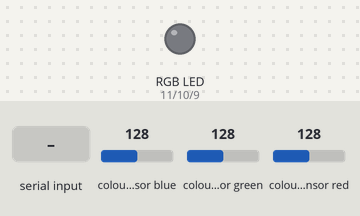
Bench run of a sketch on a simulated Arduino Uno, built with avr-gcc and run on an emulated ATmega328P. Shown: an RGB LED mixed from three pins (HIGH = lit). The inputs (shaded band) are chosen by the test bench; at power-on: colour sensor blue 128, colour sensor green 128, colour sensor red 128. Dim RGB values are drawn brighter than linear; what the sketch prints to the serial monitor is not drawn.

Above: at 1.2 s.
1.3 s: "1" received over the second serial link
At 2.3 s:
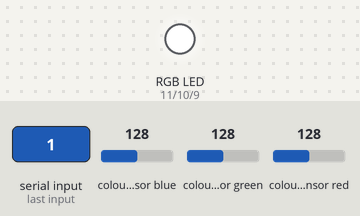
2.8 s: "2" received over the second serial link
At 3.1 s:
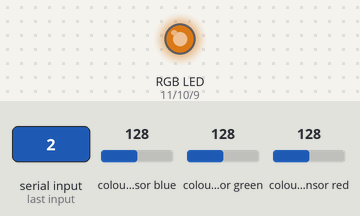
4.3 s: "3" received over the second serial link
At 5.2 s:
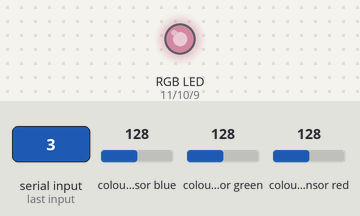
5.8 s: "1" received over the second serial link
At 7.2 s:
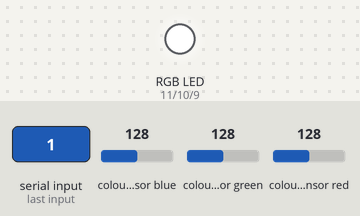
Timing chart, 0 to 8.3 s (numbered marks = the images above; inputs shaded):
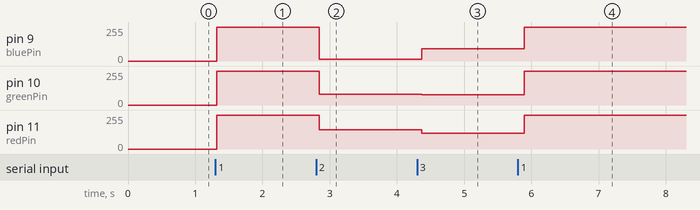

The sketch:

Smart_Mirror_Light.ino
```cpp
// (licence header left out)
// Include library for RGB-sensor
#include "Adafruit_TCS34725.h"

// Include library for Bluetooth module
#include <SoftwareSerial.h>

// Define TX and RX pins of the Bluetooth module
SoftwareSerial BT(2, 3);

// Initialise RGB-sensor with specific integration time and gain values
Adafruit_TCS34725 tcs = Adafruit_TCS34725(TCS34725_INTEGRATIONTIME_614MS,
 TCS34725_GAIN_1X);

// Define the pins of the RGB-LEDs
const int bluePin = 9;
const int greenPin = 10;
const int redPin = 11;

// Define variable, which is used to send messages to the Bluetooth module
char message;

// Define the variable, which is changed according to the light mode
int mode;

// Declare the values of the sensor
uint16_t r, g, b, c, colorTemp, lux;

// Declare RGB-values again as float to use internal 'getRGB' function
float r_value, g_value, b_value;

// Declare a buffer variable which will be filled with the received sensor
// values later during the Bluetooth communication.
char buf[100];

void setup() {
  /*
   * Setup function. After powering up the Arduino everything in this
   * function is done once.
   */

  // Start serial monitor by setting its data rate
  Serial.begin(9600);

  // Set the data rate for the SoftwareSerial port and therefore the
  // Bluetooth module
  BT.begin(9600);

  // Checking for a connected TCS34725 sensor
  if (tcs.begin()) {
    Serial.println("Found sensor");
  } else {
    Serial.println("No TCS34725 found ... check your connections");
    while (1);
  }

  // Set every RGB-value to 0, to start with the LEDs turned OFF
  setColorRGB(0, 0, 0);
}

void loop() {
  /*
   * Loop function. After the 'setup' function is done, everything in this
   * function is done over and over again until the Arduino is powered off.
   */

  // Check the value of 'mode' to switch to the affiliated operation mode
  switch(mode){

    // If 'mode' is 0 the RGB-LEDs are turned off
    case 0:
      setColorRGB(0, 0, 0);
      readRGBSensor();
      break;

    // If 'mode' is 1 bright white light is turned on
    case 1:
      setColorRGB(255, 255, 255);
      readRGBSensor();
      break;

    // If 'mode' is 2 daylight white light us turned on
    case 2:
      setColorRGB(145, 80, 15);
      readRGBSensor();
      break;

    // If 'mode' is 3 cold white light is turned on
    case 3:
      setColorRGB(120,78,92);
      readRGBSensor();
      break;

  }

  // Checking for messages sent via the Bluetooth module
  if (BT.available()){

    // Read the message sent via Bluetooth
    message = (BT.read());

    // Call the Bluetooth function
    chooseBluetoothMode(message);
  }
}
```

Bluetooth_Function.ino
```cpp
// (licence header left out)
int chooseBluetoothMode(char message){
  /*
   * Function to choose the LED mode by getting Bluetooth messages.
   *
   * Parameters
   * ----------
   * message: char
   *  Messages sent by the App via Bluetooth connection.
   */

  // Set the 'mode' variable according to the
  // received Bluetooth message
  switch(message){

    // Turn the LEDs off
    case '0':

      BT.println("LEDs OFF");
      mode = 0;
      break;

    // Switch to bright white light mode
    case '1':

      // Send color temperature and illuminance values via Bluetooth
      sprintf(buf, "%d, %d", colorTemp, lux);
      BT.println(buf);
      mode = 1;
      break;

    // Switch to daylight white mode
    case '2':

      // Send color temperature and illuminance values via Bluetooth
      sprintf(buf, "%d, %d", colorTemp, lux);
      BT.println(buf);
      mode = 2;
      break;

    // Switch to cold white light mode
    case '3':

      // Send color temperature and illuminance values via Bluetooth
      sprintf(buf, "%d, %d", colorTemp, lux);
      BT.println(buf);
      mode = 3;
      break;

    // If the received Bluetooth message does not fit to any of the
    // cases above, the program switches the LEDs off.
    default:
      BT.println("LEDs OFF");
      mode = 0;
      break;
  }
}
```

RGB_and_Sensor_Functions.ino
```cpp
// (licence header left out)
 void readRGBSensor(){
  /*
   * Function to read all the data of the RGB-sensor
   */

  // Getting the raw data from the sensor
  tcs.getRawData(&r, &g, &b, &c);

  // Getting RGB-values from the sensor
  tcs.getRGB(&r_value, &g_value, &b_value);

  // Calculate color temperature and illuminance by using the sensors'
  // library
  colorTemp = tcs.calculateColorTemperature_dn40(r, g, b, c);
  lux = tcs.calculateLux(r, g, b);
}

void setColorRGB(unsigned int red, unsigned int green, unsigned int blue){
  /*
   * Function to set the color of the RGB-LED to every single pin of the
   * LED.
   *
   * Parameters
   * ----------
   * red: unsigned int
   *  Contains the value of the red light from 0 to 255
   *
   * green: unsigned int
   *  Contains the value of the green light from 0 to 255
   *
   * blue: unsigned int
   *  Contains the value of the blue light from 0 to 255
   */

  analogWrite(redPin, red);
  analogWrite(greenPin, green);
  analogWrite(bluePin, blue);
}
```

Measured:
- after the input at 1.3 s, pin 9 (bluePin), pin 10 (greenPin), pin 11 (redPin): 0/255 → 255/255 at once
- after the input at 2.8 s, pin 9 (bluePin): 255/255 → 15/255 after 0.05 s; pin 10 (greenPin): 255/255 → 80/255 after 0.05 s; pin 11 (redPin): 255/255 → 145/255 after 0.05 s
- after the input at 4.3 s, pin 9 (bluePin): 15/255 → 92/255 after 0.07 s; pin 10 (greenPin): 80/255 → 78/255 after 0.07 s; pin 11 (redPin): 145/255 → 120/255 after 0.07 s
- after the input at 5.8 s, pin 9 (bluePin): 92/255 → 255/255 after 0.10 s; pin 10 (greenPin): 78/255 → 255/255 after 0.10 s; pin 11 (redPin): 120/255 → 255/255 after 0.10 s
